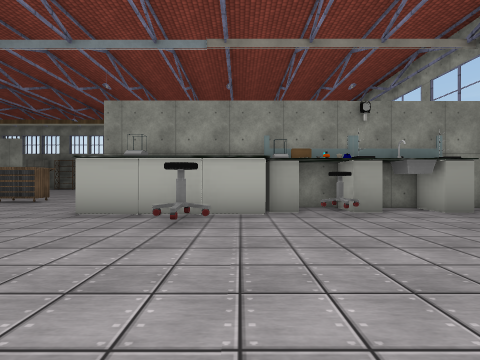
view 1 (above)

18 first-person views from a walk through a scene from a Unity 3-D project. The camera is 1.3 m above the floor, looks level and sees 85° across. Doors are open. The floor is counted in squares, 2 m on a side. Each view is taken from the middle of a square. On the plan, view 1 faces up. The plan holds only what a view shows up to about 9 squares ahead; the rest is blank. The player character is not drawn. Some animated figures are left out. Some surface patterns are stand-ins.

view 2
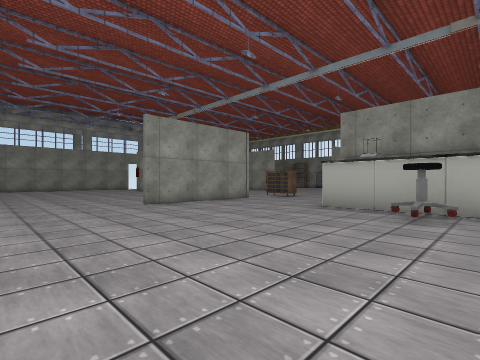

view 3
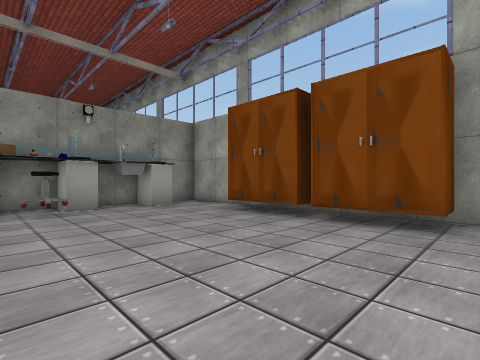

view 4
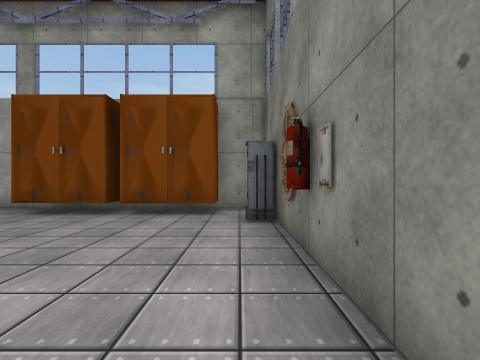

view 5
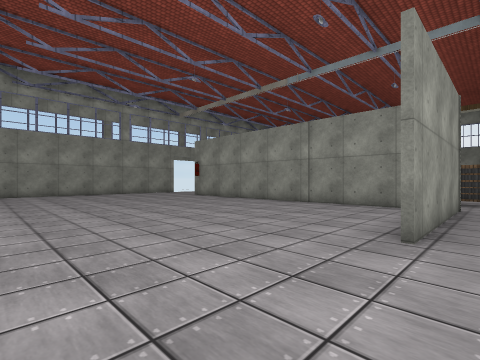

view 6
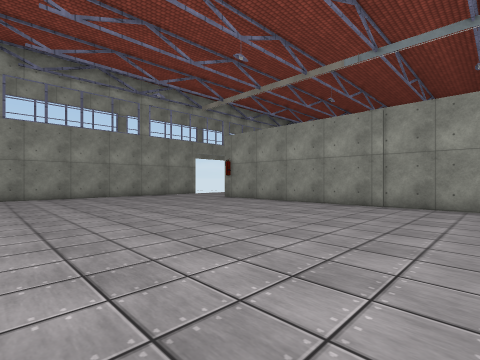

view 7
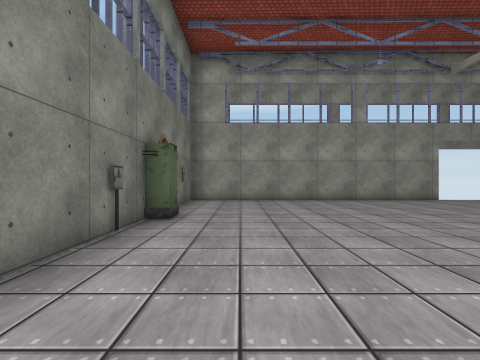

view 8
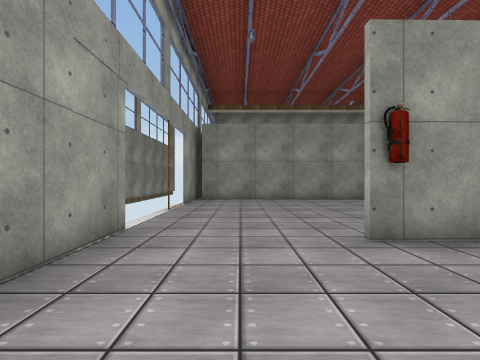

view 9
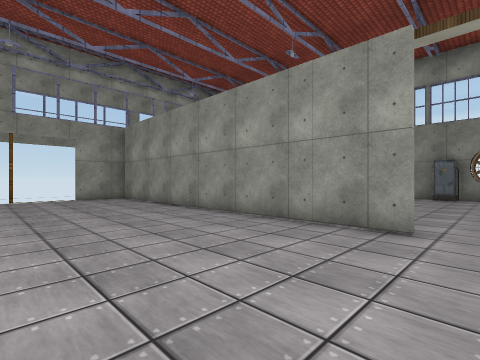

view 10
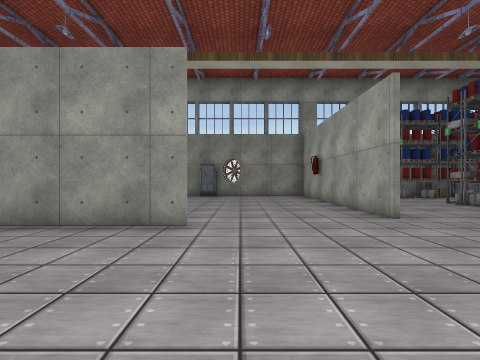

view 11
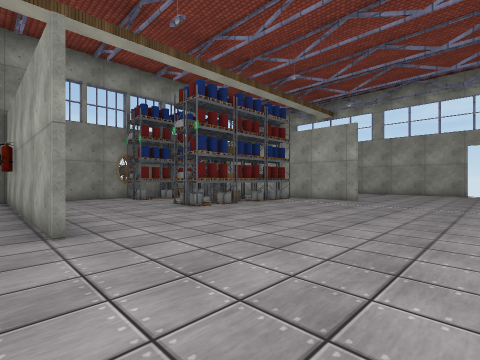

view 12
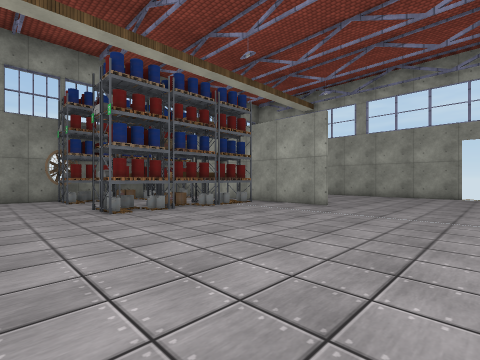

view 13
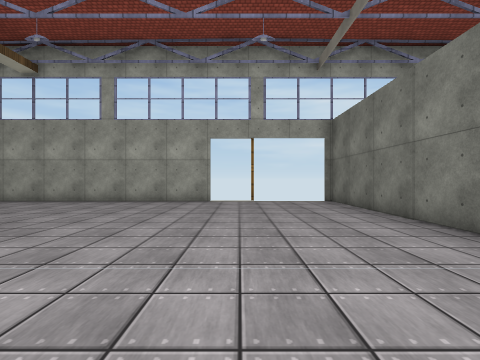

view 14
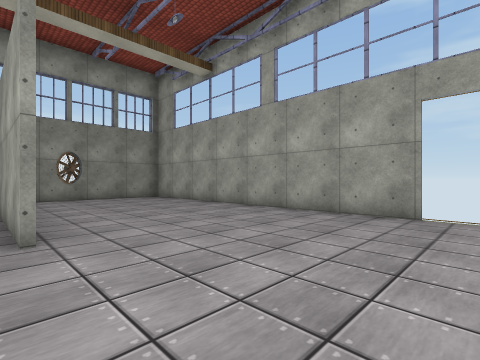

view 15
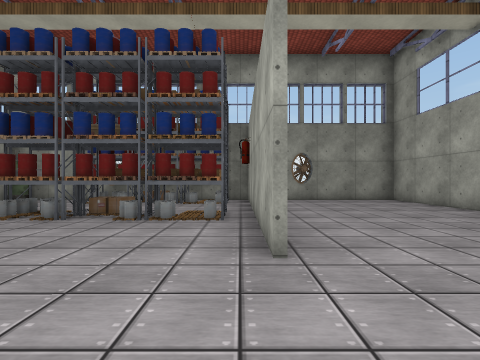

view 16
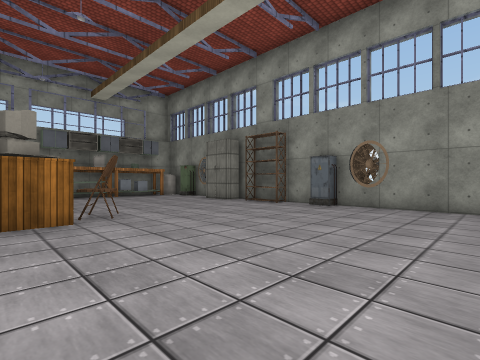

view 17
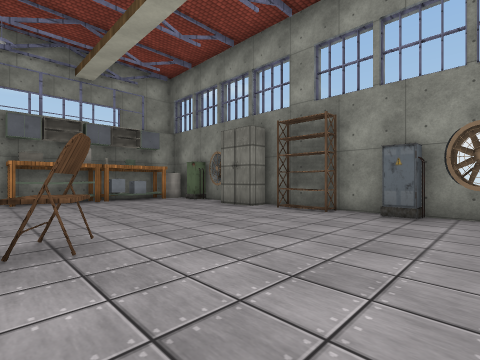

view 18
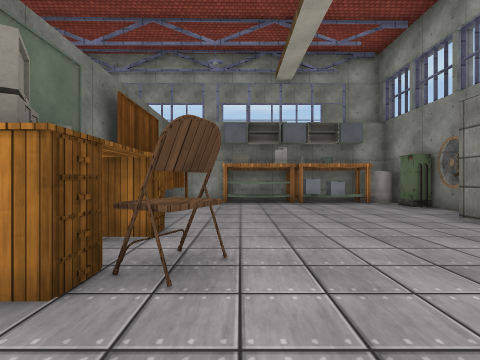

### Floor plan
Points are (right, up) in squares from view 1. A wall is a line through its corners. A room is listed if a view was taken in it or the views show most of it. See-through windows are left out.
Room 1 (views 1, 2, 3, 4, 5, 6, 7, 8, 9, 10, 11, 12, 13, 14, 15, 16, 17, 18)
walls: (-6.6, 5.9) (-6.6, 2); (-6.4, 12.4) (-6.4, 17.4); (-7.6, 5.9) (-14.6, 5.8); (-9.8, 11.6) (-17.5, 11.6); (1.3, 12.1) (1.3, 13.5); (-7.5, 18.5) (-8.5, 18.5); (1.3, 15.4) (1.3, 16); (-3.5, 18.5) (-5.5, 18.5); (-9.4, 18.5) (-13.6, 18.5); (-1.4, 18.5) (-2.6, 18.5); (4.4, 6.2) (6, 6.2) (5.1, 6.1); (6, 9.9) (6, 16.5); (0.6, -1.6) (2.4, -1.6); (-18.5, 6.5) (-18.5, -1.6) (-16.5, -1.6); (-18.5, 12) (-18.5, 10.1); (-17.3, 15.5) (-17.3, 14.4); (-17.3, 16.2) (-17.3, 15.8); (-14.4, -1.6) (-11.6, -1.6); (-18.1, 15.6) (-18.1, 12.9); (-17.3, 17) (-17.3, 16.6) (-17.8, 16.6); (3.4, -1.6) (4.5, -1.6); (-18.1, 17.5) (-18.1, 15.8); (6, 18.5) (0.6, 18.5); (6, -1.2) (6, 6.2)
ways out: open door at (-19, 8.5); open door at (6, 8.5)
objects: other object (-18, 12); other object (-18, 14); other object (-18, 18); other object (-17, 18); other object (-16, 12); other object (-16, 18); other object (-16, 19); other object (-15, -1); other object (-15, 6); other object (-14, 18); other object (-13, -2); other object (-13, 13); other object (-12, 13); other object (-12, 18); other object (-10, 18); other object (-7, 8) to (-6, 8); other object (-6, 18); other object (-3, 5) to (-2, 5); other object (-3, 15); other object (-3, 17); other object (-2, 15); other object (-1, 4); other object (-1, 5); other object (-1, 15); other object (-1, 17); other object (0, 5); other object (0, 6); other object (0, 15); other object (1, 5); other object (1, 6); other object (1, 14); other object (1, 15); other object (1, 17); other object (1, 18); other object (2, 5); other object (2, 6); other object (2, 15); other object (3, 6); other object (3, 19) to (3, 20); other object (4, -1) to (5, -1); other object (4, 6); other object (5, 0) to (5, 1); other object (5, 2) to (5, 3)

Where each view was taken, in squares from view 1:
view 1: 0 up, 0 right, facing up
view 2: 1 down, 0 right, facing up-left
view 3: 1 down, 1 right, facing up-right
view 4: 1 down, 0 right, facing right
view 5: 1 down, 6 left, facing up-left
view 6: 1 down, 8 left, facing up-left
view 7: 0 up, 10 left, facing left
view 8: 3 up, 17 left, facing up
view 9: 8 up, 9 left, facing up-left
view 10: 8 up, 9 left, facing up
view 11: 9 up, 7 left, facing up-right
view 12: 9 up, 5 left, facing up-right
view 13: 9 up, 2 left, facing right
view 14: 9 up, 1 right, facing up-right
view 15: 10 up, 1 right, facing up
view 16: 12 up, 7 left, facing up-left
view 17: 13 up, 9 left, facing up-left
view 18: 14 up, 10 left, facing left
